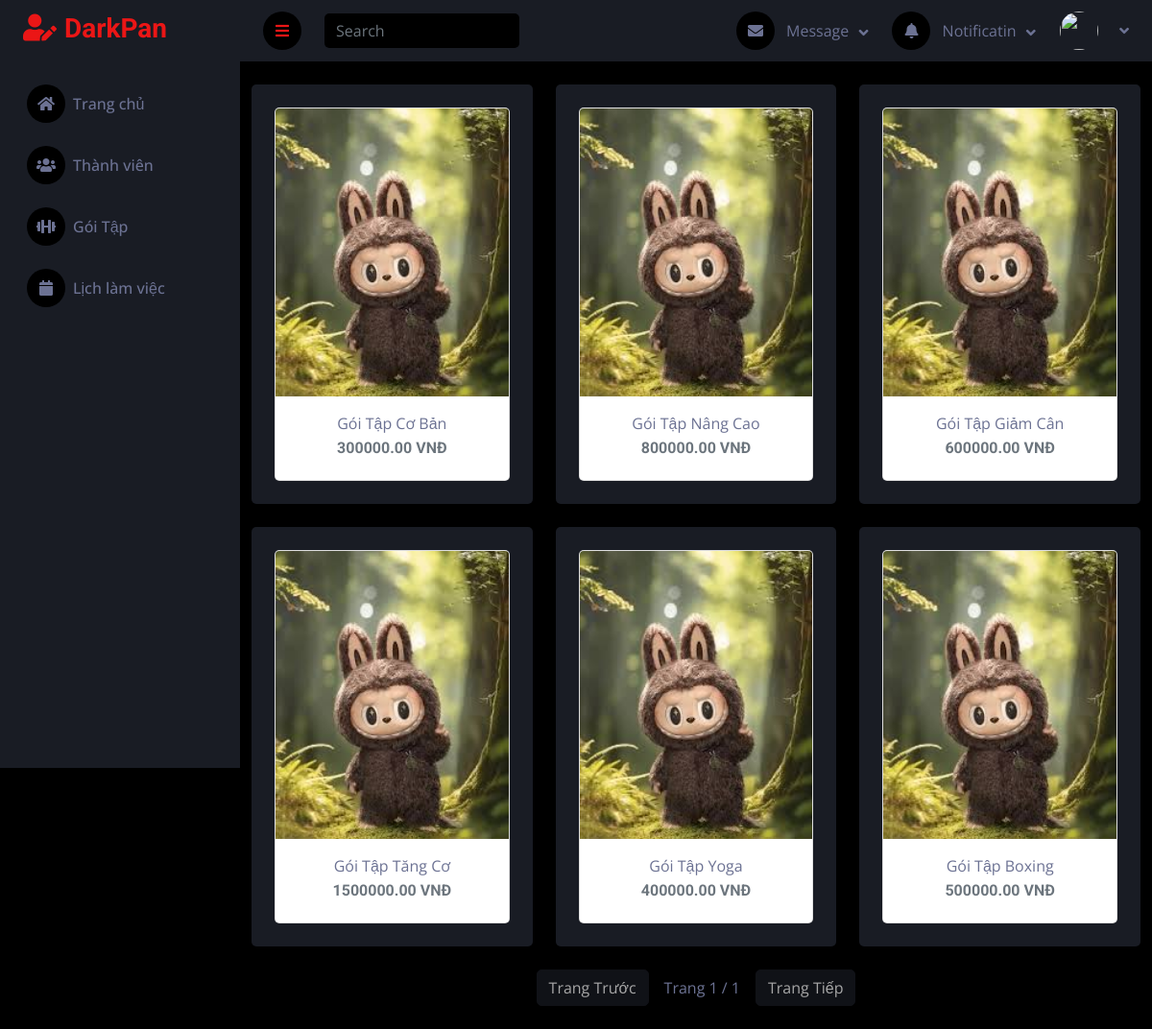
Page /public/NV_Quay/goitap on the committed database.
### tables this page shows
CREATE TABLE `goitap` (
  `maGoiTap` int(11) NOT NULL,
  `tenGoiTap` varchar(255) NOT NULL,
  `thoiHan` int(11) NOT NULL,
  `gia` decimal(10,2) NOT NULL,
  `moTa` text DEFAULT NULL,
  `anhGoiTap` varchar(255) NOT NULL
);

### controllers/HomeController_NV.php (called while the page is built, shortened)
<?php
require_once BASE_PATH . '/models/GoiTapModel.php';
class HomeController_NV {
    public function DSGoiTap() {
        $GoiTapModel = new GoiTapModel();
        $currentGoiTap = $GoiTapModel->getCurrentGoiTap();
        $limit = 6;
        $page = isset($_GET['page']) ? $_GET['page'] : 1;
        $goitap_list = $GoiTapModel->getAllGoitap($page, $limit);
        $totalPages = ceil($currentGoiTap / $limit);
        $data = [
            'goitap_list' => $goitap_list,
            'totalPages' => $totalPages,
            'currentPage' => $page,
            'currentGoiTap' => $currentGoiTap,
        ];
        $this->render('NV_Quay/goitap/DSGoiTap', $data);
    }
    protected function render($view, $data = []) {
        extract($data);
        require_once BASE_PATH . "/views/$view.php";
    }
}
?>

### public/index.php (called while the page is built, shortened)
<?php
$router = new Router();
$router->handleRequest();
?>

### models/GoiTapModel.php (called while the page is built, shortened)
<?php
require_once "../config/database.php";
class GoiTapModel {
    private $conn;
    public function __construct() {
        $database = new Database();
        $this->conn = $database->connect();
    }
    public function getAllGoitap($page, $limit) {
        $offset = ($page - 1) * $limit;
        $query = "SELECT * FROM goitap LIMIT $limit OFFSET $offset";
        $result = $this->conn->query($query);
        return $result->fetch_all(MYSQLI_ASSOC);
    }
    public function getCurrentGoiTap() {
        $sql = "SELECT COUNT(*) as count FROM goitap";
        $result = $this->conn->query($sql);
        $row = $result->fetch_assoc();
        return $row['count'];
    }
}
?>

### config/database.php (called while the page is built, shortened)
<?php
class Database {
    private $servername = "localhost:3306";
    private $username = "root";
    private $password = "";
    private $dbname = "gym";
    public function connect() {
        $this->conn = mysqli_connect($this->servername, $this->username, $this->password, $this->dbname);
        return $this->conn;
    }
}
?>

### views/NV_Quay/goitap/DSGoiTap.php (the view, shortened to what this page needs)
<!DOCTYPE html>
<html lang="en">
<head>
    <link href="https://cdnjs.cloudflare.com/ajax/libs/font-awesome/5.10.0/css/all.min.css" rel="stylesheet">
    <link href="https://cdn.jsdelivr.net/npm/bootstrap-icons@1.4.1/font/bootstrap-icons.css" rel="stylesheet">
    <link href="asset/lib/owlcarousel/assets/owl.carousel.min.css" rel="stylesheet">
    <link href="asset/lib/tempusdominus/css/tempusdominus-bootstrap-4.min.css" rel="stylesheet" />
    <link href="asset/css/bootstrap.min.css" rel="stylesheet">
    <link href="asset/css/style.css" rel="stylesheet">
</head>
<body>
  <?php require_once('../views/NV_Quay/layout/header.php'); ?>
  <?php require_once('../views/NV_Quay/layout/sidebar.php'); ?>
  <div class="container mx-auto mt-4">
    <div class="row g-4">
      <?php foreach ($goitap_list as $goitap): ?>
        <div class="col-sm-12 col-md-6 col-xl-4">
  <div class="h-100 bg-secondary rounded p-4">
    <div class="card d-flex align-items-center justify-content-between text-center"
          data-bs-toggle="modal"
          data-bs-target="#goiTapModal"
          data-magoitap="<?= htmlspecialchars($goitap['maGoiTap']) ?>"
          data-tengoitap="<?= htmlspecialchars($goitap['tenGoiTap']) ?>"
          data-thoihan="<?= htmlspecialchars($goitap['thoiHan']) ?>"
          data-gia="<?= htmlspecialchars($goitap['gia']) ?>"
          data-mota="<?= htmlspecialchars($goitap['moTa']) ?>"
          data-anhgoitap="<?= htmlspecialchars($goitap['anhGoiTap'] ?? 'https://i.imgur.com/ZTkt4I5.jpg') ?>">
      <img src="<?= htmlspecialchars($goitap['anhGoiTap'] ?? 'https://i.imgur.com/ZTkt4I5.jpg') ?>" class="card-img-top custom-img" style="" alt="...">
      <div class="card-body ">
        <p class="card-title" style=""><?= htmlspecialchars($goitap['tenGoiTap'] ?? 'Tên Gói Tập Mặc Định') ?></p>
        <h6 class="card-subtitle mb-2 text-muted"><?= htmlspecialchars($goitap['gia'] ?? 'Giá Mặc Định') ?> VNĐ</h6>
      </div>
    </div>
  </div>
</div>
      <?php endforeach; ?>
    </div>
  </div>
<div id="pagination" class="d-flex justify-content-center align-items-center mt-4 mb-4">
    <a href="?page=<?= max(1, $currentPage - 1) ?>" class="btn btn-secondary <?= ($currentPage == 1) ? 'disabled' : ''; ?>">Trang Trước</a>
    <span class="mx-3">Trang <?= $currentPage ?> / <?= $totalPages ?></span>
    <a href="?page=<?= min($totalPages, $currentPage + 1) ?>" class="btn btn-secondary <?= ($currentPage == $totalPages) ? 'disabled' : ''; ?>">Trang Tiếp</a>
</div>
</div>
</body>
</html>

### asset/css/style.css (style rules this page uses)
:root { --primary: #EB1616; --secondary: #191C24; --light: #6C7293; --dark: #000000; }
.btn { transition: .5s; }
.custom-img { max-height: 300px; object-fit: cover; width: 100%; }

### rows in the picture
goitap: anhGoiTap (picture), tenGoiTap "Gói Tập Cơ Bản", gia "300000.00"
goitap: anhGoiTap (picture), tenGoiTap "Gói Tập Nâng Cao", gia "800000.00"
goitap: anhGoiTap (picture), tenGoiTap "Gói Tập Giảm Cân", gia "600000.00"
goitap: anhGoiTap (picture), tenGoiTap "Gói Tập Tăng Cơ", gia "1500000.00"
goitap: anhGoiTap (picture), tenGoiTap "Gói Tập Yoga", gia "400000.00"
goitap: anhGoiTap (picture), tenGoiTap "Gói Tập Boxing", gia "500000.00"

### other values in the picture
$currentPage "1"
$totalPages "1"
